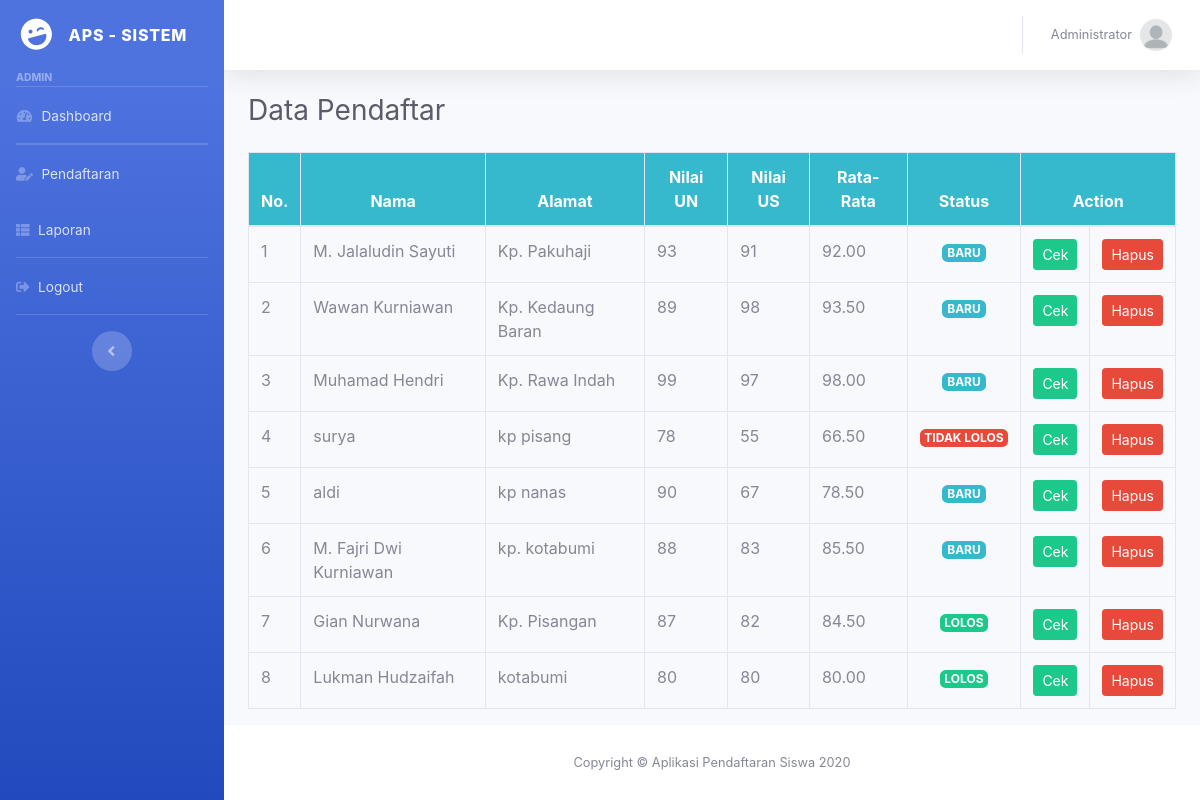
/admin/pendaftaran.php (signed in), run on the app's committed database.
### tables this page shows
CREATE TABLE `nilai` (
  `id` int(11) NOT NULL,
  `nilai_un` double DEFAULT NULL,
  `nilai_us` double DEFAULT NULL,
  `status` int(1) NOT NULL,
  `pendaftar_id` int(11) DEFAULT NULL
);

CREATE TABLE `pendaftar` (
  `id` int(11) NOT NULL,
  `nama` varchar(100) DEFAULT NULL,
  `tmpt_lahir` varchar(100) DEFAULT NULL,
  `tgl_lahir` date DEFAULT NULL,
  `jenis_kelamin` enum('L','P') DEFAULT NULL,
  `agama` varchar(45) DEFAULT NULL,
  `alamat` text DEFAULT NULL,
  `email` varchar(100) DEFAULT NULL,
  `telepon` varchar(45) DEFAULT NULL,
  `foto` varchar(100) NOT NULL,
  `users_id` int(11) DEFAULT NULL
);

### admin/pendaftaran_control.php (called while the page is built, shortened)
<?php
$all_pendaftar = mysqli_query($koneksi, "SELECT pendaftar.*, nilai.nilai_un, nilai.nilai_us, nilai.status FROM pendaftar, nilai WHERE pendaftar.id = nilai.pendaftar_id ORDER BY id DESC");
?>

### admin/pendaftaran.php (the view, shortened to what this page needs)
<?php include "../config/autoload.php"; ?>
<?php include "pendaftaran_control.php"; ?>
<?php include "../template/header_admin.php"; ?>
<div class="container-fluid">
  <h1 class="h3 mb-4 text-gray-800">Data Pendaftar</h1>
  <div class="row">
    <div class="col-md-12">
      <table class="table table-bordered table-hover">
        <thead class="bg-info text-white text-center">
          <th>No.</th>
          <th>Nama</th>
          <th>Alamat</th>
          <th>Nilai UN</th>
          <th>Nilai US</th>
          <th>Rata-Rata</th>
          <th>Status</th>
          <th colspan="2">Action</th>
        </thead>
        <tbody>
          <?php
          $no = 1;
          while ($p = mysqli_fetch_assoc($all_pendaftar)) : ?>
            <tr>
              <td><?= $no; ?></td>
              <td><?= $p['nama']; ?></td>
              <td><?= $p['alamat']; ?></td>
              <td><?= $p['nilai_un']; ?></td>
              <td><?= $p['nilai_us']; ?></td>
              <td><?= number_format(($p['nilai_un'] + $p['nilai_us']) / 2, 2) ?></td>
              <?php
              if ($p['status'] == 0) { ?>
                <td class="text-center"><span class="badge badge-info">BARU</span></td>
              <?php } elseif ($p['status'] == 1) { ?>
                <td class="text-center"><span class="badge badge-success">LOLOS</span></td>
              <?php } else { ?>
                <td class="text-center"><span class="badge badge-danger">TIDAK LOLOS</span></td>
              <?php } ?>
              <td class="text-center">
                <a href="detailpendaftar.php?id=<?= $p['id']; ?>" class="btn btn-success btn-sm">Cek</a>
              </td>
              <td class="text-center">
                <a href="" class="btn btn-danger btn-sm" data-toggle="modal" data-target="#modalHapus_<?= $p['id']; ?>">Hapus</a>
              </td>
            </tr>
            <?php $no++; ?>
          <?php endwhile; ?>
        </tbody>
      </table>
    </div>
  </div>
</div>
<?php include "../template/footer.php"; ?>

### data on the page
nilai: pendaftar.nama "M. Jalaludin Sayuti", pendaftar.alamat "Kp. Pakuhaji", nilai_un "93", nilai_us "91", ($p['nilai_un'] + $p['nilai_us']) / 2 "92.00", status "BARU"
nilai: pendaftar.nama "Wawan Kurniawan", pendaftar.alamat "Kp. Kedaung Baran", nilai_un "89", nilai_us "98", ($p['nilai_un'] + $p['nilai_us']) / 2 "93.50", status "BARU"
nilai: pendaftar.nama "Muhamad Hendri", pendaftar.alamat "Kp. Rawa Indah", nilai_un "99", nilai_us "97", ($p['nilai_un'] + $p['nilai_us']) / 2 "98.00", status "BARU"
nilai: pendaftar.nama "surya", pendaftar.alamat "kp pisang", nilai_un "78", nilai_us "55", ($p['nilai_un'] + $p['nilai_us']) / 2 "66.50", status "TIDAK LOLOS"
nilai: pendaftar.nama "aldi", pendaftar.alamat "kp nanas", nilai_un "90", nilai_us "67", ($p['nilai_un'] + $p['nilai_us']) / 2 "78.50", status "BARU"
nilai: pendaftar.nama "M. Fajri Dwi Kurniawan", pendaftar.alamat "kp. kotabumi", nilai_un "88", nilai_us "83", ($p['nilai_un'] + $p['nilai_us']) / 2 "85.50", status "BARU"
nilai: pendaftar.nama "Gian Nurwana", pendaftar.alamat "Kp. Pisangan", nilai_un "87", nilai_us "82", ($p['nilai_un'] + $p['nilai_us']) / 2 "84.50", status "LOLOS"
nilai: pendaftar.nama "Lukman Hudzaifah", pendaftar.alamat "kotabumi", nilai_un "80", nilai_us "80", ($p['nilai_un'] + $p['nilai_us']) / 2 "80.00", status "LOLOS"

### other printed values
$_SESSION['level'] "ADMIN"
$_SESSION['nama'] "Administrator"
